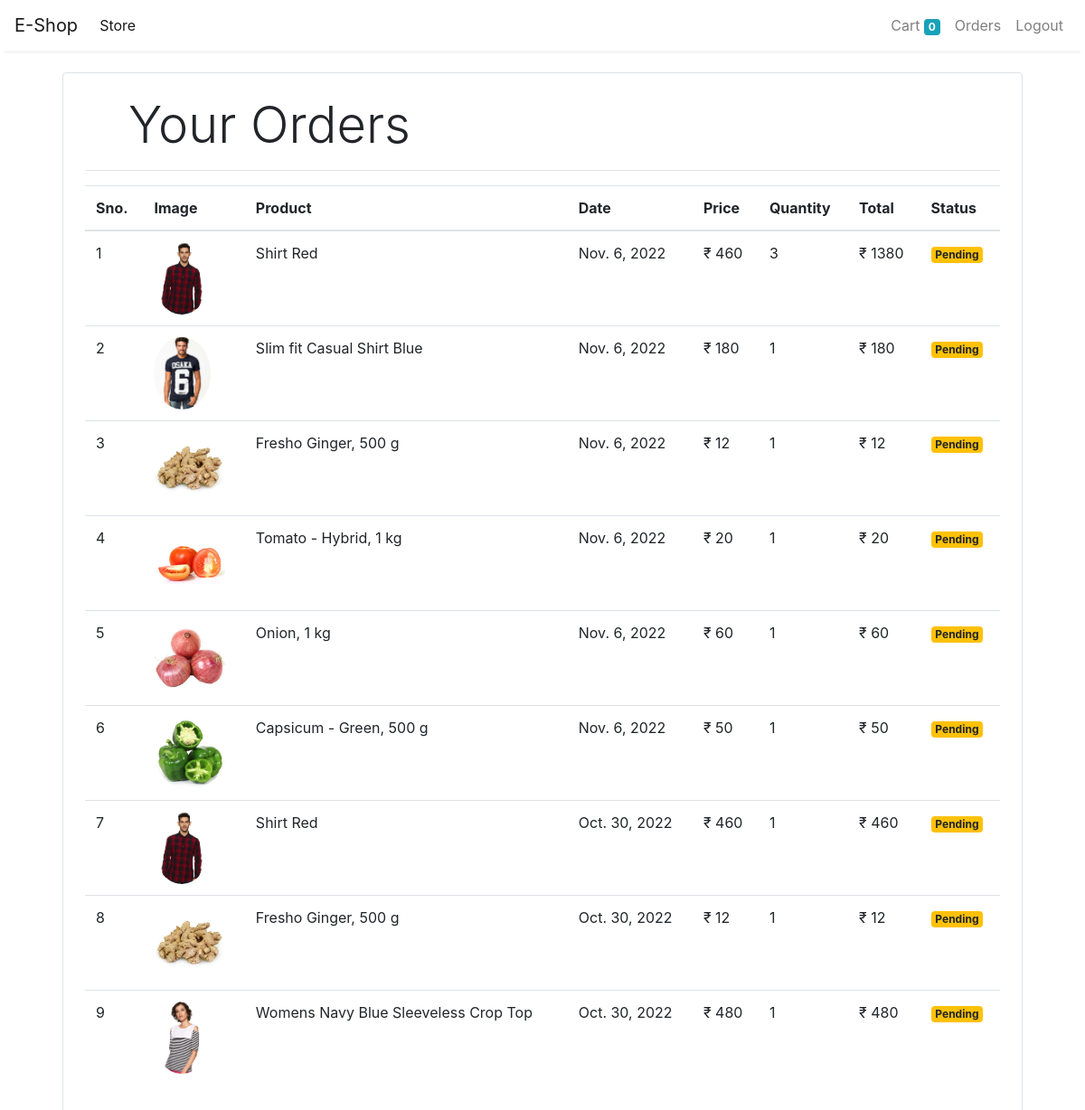
Screenshot of /orders (signed in) with the database file from the repository.
### store/models/orders.py (models this page shows, shortened)
class Order(models.Model):
    product = models.ForeignKey(Product,
                                on_delete=models.CASCADE)
    customer = models.ForeignKey(Customer,
                                 on_delete=models.CASCADE)
    quantity = models.IntegerField(default=1)
    price = models.IntegerField()
    address = models.CharField(max_length=50, default='', blank=True)
    phone = models.CharField(max_length=50, default='', blank=True)
    date = models.DateField(default=datetime.datetime.today)
    status = models.BooleanField(default=False)
    @staticmethod
    def get_orders_by_customer(customer_id):
        return Order.objects.filter(customer=customer_id).order_by('-date')

### store/models/product.py (models this page shows, shortened)
class Product(models.Model):
    name = models.CharField(max_length=50)
    price = models.IntegerField(default=0)
    category = models.ForeignKey(Category, on_delete=models.CASCADE, default=1)
    description = models.CharField(max_length=200, default='' , null=True , blank=True)
    image = models.ImageField(upload_to='uploads/products/')

### store/middlewares/auth.py (the view)
    def middleware(request):
        print(request.session.get('customer'))
        returnUrl = request.META['PATH_INFO']
        print(request.META['PATH_INFO'])
        if not request.session.get('customer'):
           return redirect(f'login?return_url={returnUrl}')
        response = get_response(request)
        return response

### store/templatetags/custom_filter.py (called while the page is built)
@register.filter(name='currency')
def currency(number):
    return "₹ "+str(number)

@register.filter(name='multiply')
def multiply(number , number1):
    return number * number1

### store/views/orders.py (called while the page is built)
    def get(self , request ):
        customer = request.session.get('customer')
        orders = Order.get_orders_by_customer(customer)
        print(orders)
        return render(request , 'orders.html'  , {'orders' : orders})

### store/templates/orders.html
{% extends 'base.html' %}
{% block content %}
{% load cart %}
{% load custom_filter %}
<div class="container">
   <div class="border rounded p-4 m-4">
        <p class="display-4 pl-4 ml-4">Your Orders</p>
        <hr>
        <table class="table">
            <thead>
                <tr>
                    <th>Sno.</th>
                    <th>Image</th>
                    <th>Product</th>
                    <th>Date</th>
                    <th>Price</th>
                    <th>Quantity</th>
                    <th>Total</th>
                    <th>Status</th>
                </tr>
            </thead>
            <tbody>
                {% for order in orders %}
                <tr>
                    <td>{{forloop.counter}}</td>
                    <td><img style="height: 80px;" class="rounded-circle" src="{{order.product.image.url}}" alt=""></td>
                    <td>{{order.product.name}}</td>
                    <td>{{order.date}}</td>
                    <td>{{order.price|currency}}</td>
                    <td>{{order.quantity}}</td>
                    <td>{{order.quantity|multiply:order.price|currency}}</td>
                    {% if order.status %}
                    <td><small class="badge badge-success">Completed</small></td>
                    {%else%}
                    <td><small class="badge badge-warning">Pending</small></td>
                    {% endif %}
                </tr>
                {% endfor %}
            </tbody>
        </table>
   </div>
</div>
{% endblock %}

### rows the page displays
Order: product.image (picture), product.name "Shirt Red", date "Nov. 6, 2022", price "₹ 460", quantity "3", quantity|multiply "₹ 1380", status "Pending"
Order: product.image (picture), product.name "Slim fit Casual Shirt Blue", date "Nov. 6, 2022", price "₹ 180", quantity "1", quantity|multiply "₹ 180", status "Pending"
Order: product.image (picture), product.name "Fresho Ginger, 500 g", date "Nov. 6, 2022", price "₹ 12", quantity "1", quantity|multiply "₹ 12", status "Pending"
Order: product.image (picture), product.name "Tomato - Hybrid, 1 kg", date "Nov. 6, 2022", price "₹ 20", quantity "1", quantity|multiply "₹ 20", status "Pending"
Order: product.image (picture), product.name "Onion, 1 kg", date "Nov. 6, 2022", price "₹ 60", quantity "1", quantity|multiply "₹ 60", status "Pending"
Order: product.image (picture), product.name "Capsicum - Green, 500 g", date "Nov. 6, 2022", price "₹ 50", quantity "1", quantity|multiply "₹ 50", status "Pending"
Order: product.image (picture), product.name "Shirt Red", date "Oct. 30, 2022", price "₹ 460", quantity "1", quantity|multiply "₹ 460", status "Pending"
Order: product.image (picture), product.name "Fresho Ginger, 500 g", date "Oct. 30, 2022", price "₹ 12", quantity "1", quantity|multiply "₹ 12", status "Pending"
Order: product.image (picture), product.name "Womens Navy Blue Sleeveless Crop Top", date "Oct. 30, 2022", price "₹ 480", quantity "1", quantity|multiply "₹ 480", status "Pending"

### other values shown
{{ request.session.cart.keys|length }} "0"
